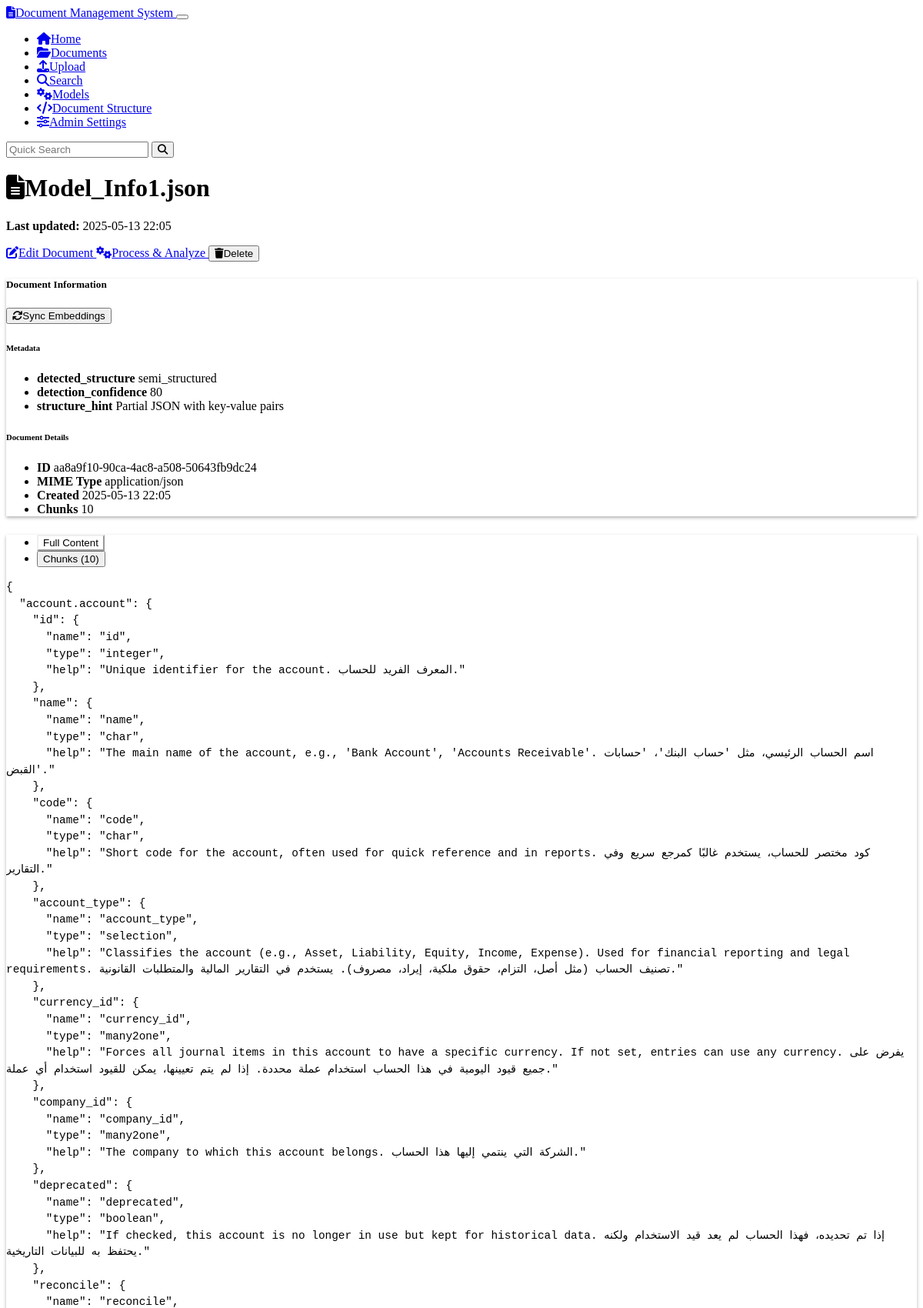
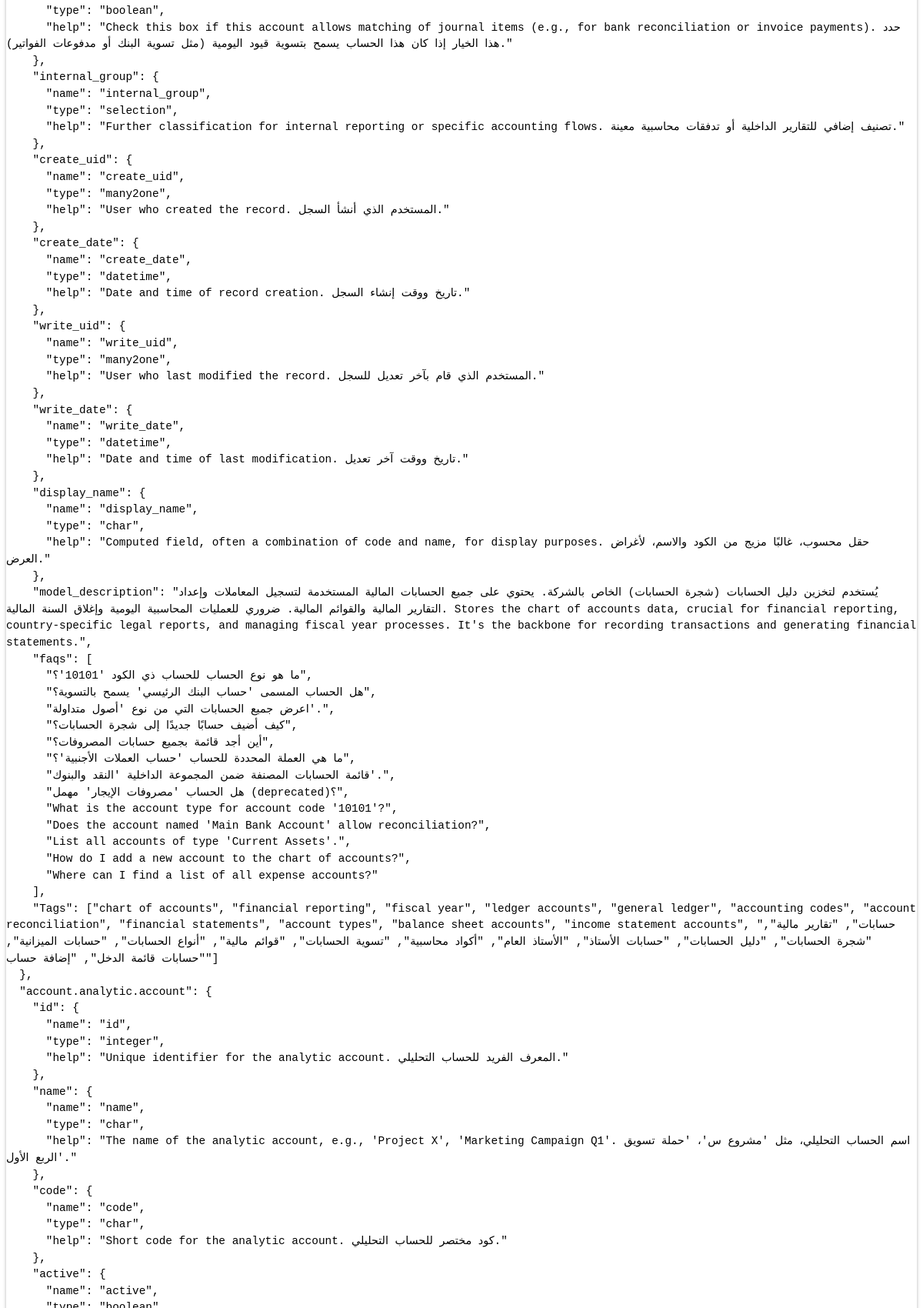
The page /documents/aa8a9f10-90ca-4ac8-a508-50643fb9dc24 (upper part) on the database its author committed (2 pictures, top to bottom).
### models.py (models this page shows, shortened)
class Document(db.Model):
    id = db.Column(db.String(36), primary_key=True, default=lambda: str(uuid.uuid4()))
    name = db.Column(db.String(255), nullable=False)
    content = db.Column(db.Text, nullable=False)
    mime_type = db.Column(db.String(100), nullable=False)
    created_at = db.Column(db.DateTime, default=datetime.datetime.utcnow)
    updated_at = db.Column(db.DateTime, default=datetime.datetime.utcnow, onupdate=datetime.datetime.utcnow)
    chunks = db.relationship('Chunk', backref='document', cascade='all, delete-orphan')
    doc_metadata = db.relationship('Metadata', backref='document', cascade='all, delete-orphan')

class Metadata(db.Model):
    id = db.Column(db.String(36), primary_key=True, default=lambda: str(uuid.uuid4()))
    document_id = db.Column(db.String(36), db.ForeignKey('document.id'), nullable=False)
    key = db.Column(db.String(100), nullable=False)
    value = db.Column(db.String(255), nullable=False)

### routes.py (the view)
@app.route('/documents/<document_id>')
def document_view(document_id):
    document = Document.query.get_or_404(document_id)
    metadata = Metadata.query.filter_by(document_id=document_id).all()
    chunks = Chunk.query.filter_by(document_id=document_id).order_by(Chunk.chunk_index).all()
    return render_template(
        'document_view.html',
        document=document,
        metadata=metadata,
        chunks=chunks
    )

### templates/document_view.html (shortened to what this page needs)
{% extends 'base.html' %}
{% block content %}
<div class="row mb-4">
    <div class="col-md-8">
        <h1>
            <i class="fas fa-file-alt me-2"></i>{{ document.name }}
        </h1>
        <p class="text-muted">
            <strong>Last updated:</strong> {{ document.updated_at.strftime('%Y-%m-%d %H:%M') }}
        </p>
    </div>
    <div class="col-md-4 text-md-end">
        <div class="btn-group">
            <a href="{{ url_for('document_edit', document_id=document.id) }}" class="btn btn-warning">
                <i class="fas fa-edit me-1"></i>Edit Document
            </a>
            <a href="{{ url_for('document_analysis_page', document_id=document.id) }}" class="btn btn-primary">
                <i class="fas fa-cogs me-1"></i>Process & Analyze
            </a>
            <button type="button" class="btn btn-danger" data-bs-toggle="modal" data-bs-target="#deleteDocumentModal">
                <i class="fas fa-trash me-1"></i>Delete
            </button>
        </div>
    </div>
</div>
<div class="row mb-4">
    <div class="col-md-12">
        <div class="card">
            <div class="card-header d-flex justify-content-between align-items-center">
                <h5 class="mb-0">Document Information</h5>
                <button id="sync-embeddings" class="btn btn-sm btn-outline-info" data-document-id="{{ document.id }}">
                    <i class="fas fa-sync me-1"></i>Sync Embeddings
                </button>
            </div>
            <div class="card-body">
                <div class="row">
                    <div class="col-md-6">
                        <h6>Metadata</h6>
                        {% if metadata %}
                            <ul class="list-group">
                                {% for meta in metadata %}
                                    <li class="list-group-item d-flex justify-content-between align-items-center">
                                        <strong>{{ meta.key }}</strong>
                                        <span>{{ meta.value }}</span>
                                    </li>
                                {% endfor %}
                            </ul>
                        {% else %}
                            <p class="text-muted">No metadata</p>
                        {% endif %}
                    </div>
                    <div class="col-md-6">
                        <h6>Document Details</h6>
                        <ul class="list-group">
                            <li class="list-group-item d-flex justify-content-between align-items-center">
                                <strong>ID</strong>
                                <span class="text-muted">{{ document.id }}</span>
                            </li>
                            <li class="list-group-item d-flex justify-content-between align-items-center">
                                <strong>MIME Type</strong>
                                <span>{{ document.mime_type }}</span>
                            </li>
                            <li class="list-group-item d-flex justify-content-between align-items-center">
                                <strong>Created</strong>
                                <span>{{ document.created_at.strftime('%Y-%m-%d %H:%M') }}</span>
                            </li>
                            <li class="list-group-item d-flex justify-content-between align-items-center">
                                <strong>Chunks</strong>
                                <span>{{ chunks|length }}</span>
                            </li>
                        </ul>
                    </div>
                </div>
            </div>
        </div>
    </div>
</div>
<div class="row mb-4">
    <div class="col-md-12">
        <div class="card">
            <div class="card-header">
                <ul class="nav nav-tabs card-header-tabs" id="document-tabs" role="tablist">
                    <li class="nav-item" role="presentation">
                        <button class="nav-link active" id="content-tab" data-bs-toggle="tab" data-bs-target="#content"
                                type="button" role="tab" aria-controls="content" aria-selected="true">
                            Full Content
                        </button>
                    </li>
                    <li class="nav-item" role="presentation">
                        <button class="nav-link" id="chunks-tab" data-bs-toggle="tab" data-bs-target="#chunks"
                                type="button" role="tab" aria-controls="chunks" aria-selected="false">
                            Chunks ({{ chunks|length }})
                        </button>
                    </li>
                </ul>
            </div>
            <div class="card-body">
                <div class="tab-content" id="document-tabs-content">
                    <div class="tab-pane fade show active" id="content" role="tabpanel" aria-labelledby="content-tab">
                        <pre class="document-content p-3 bg-dark text-light rounded">{{ document.content }}</pre>
                    </div>
                </div>
            </div>
        </div>
    </div>
</div>
{% endblock %}

### static/css/custom.css (style rules this page uses)
body { min-height: 100vh; display: flex; flex-direction: column; }
.document-content, .chunk-content { white-space: pre-wrap; word-wrap: break-word; font-family: monospace; font-size: 0.9rem; line-height: 1.5; overflow-x: auto; border-radius: 4px; }
.card { box-shadow: 0 0.125rem 0.25rem rgba(0, 0, 0, 0.3); margin-bottom: 1.5rem; }
.card-header { font-weight: 500; }
.btn { font-weight: 500; }
.btn-primary { background-color: var(--bs-primary); border-color: var(--bs-primary); }
.nav-tabs .nav-link { color: var(--bs-light); }
.nav-tabs .nav-link.active { background-color: var(--bs-dark); color: var(--bs-info); border-color: transparent transparent var(--bs-info); }

### templates/document_view.html (style rules this page uses)
.document-content, .chunk-content { white-space: pre-wrap; overflow-x: auto; border-radius: 4px; font-family: monospace; }

### rows shown on the page
Document: name "Model_Info1.json", updated_at "2025-05-13 22:05", id "aa8a9f10-90ca-4ac8-a508-50643fb9dc24", mime_type "application/json", created_at "2025-05-13 22:05"
Metadata: key "detected_structure", value "semi_structured"
Metadata: key "detection_confidence", value "80"
Metadata: key "structure_hint", value "Partial JSON with key-value pairs"

### other values the page prints
{{ chunks|length }} "10"
